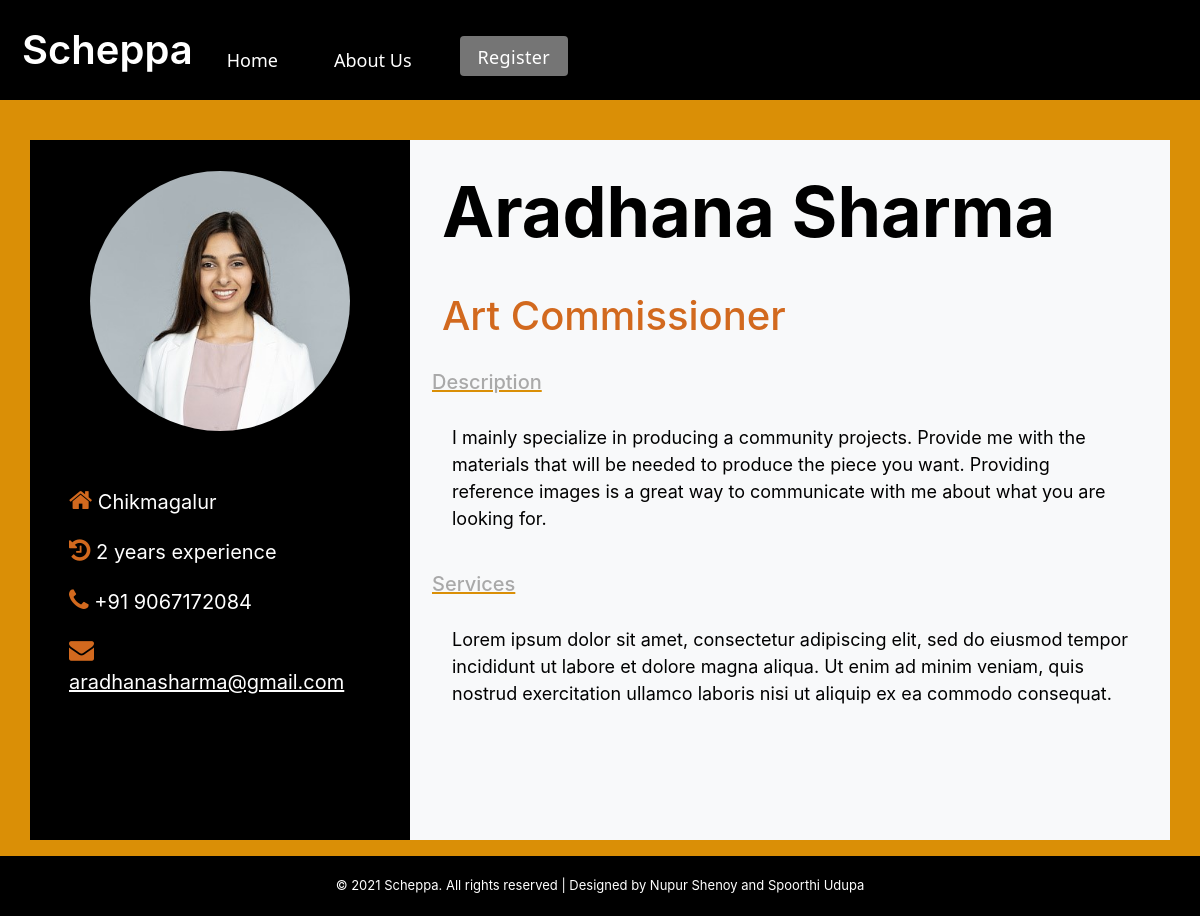
Screenshot of /profileview.php?id=13 with the database file from the repository.
### tables this page shows
CREATE TABLE `schepparegistration1` (
  `id` int(11) NOT NULL,
  `fname` varchar(30) NOT NULL,
  `lname` varchar(30) NOT NULL,
  `gender` enum('ch1','ch2') NOT NULL,
  `email` varchar(30) NOT NULL,
  `password` varchar(20) NOT NULL,
  `confpass` varchar(20) NOT NULL,
  `prof` varchar(20) NOT NULL,
  `loc` varchar(20) NOT NULL,
  `dob` date NOT NULL,
  `phno` bigint(10) NOT NULL,
  `descp` varchar(1000) NOT NULL,
  `services` varchar(1000) NOT NULL,
  `years` int(11) NOT NULL,
  `photo` varchar(500) NOT NULL DEFAULT 'default.jpg'
);

### profileview.php (the view, shortened to what this page needs)
<?php
include("dbcon.php");
$id = $_GET['id'];
$sql = "SELECT fname, lname, prof, years, phno, services, email, photo, descp, loc, id from schepparegistration1 where id=$id ";
$result = mysqli_query($conn, $sql);
if (mysqli_num_rows($result) > 0) {
    while ($row = mysqli_fetch_assoc($result)) {
        $email = $row['email'];
        $fname = $row['fname'];
        $lname = $row['lname'];
        $phno = $row['phno'];
        $loc = $row['loc'];
        $prof = $row['prof'];
        $years = $row['years'];
        $services = $row['services'];
        $descp = $row['descp'];
        $photo = $row['photo'];
?>
        <!DOCTYPE html>
        <html>
        <head>
            <link href="https://cdn.jsdelivr.net/npm/bootstrap@5.1.2/dist/css/bootstrap.min.css" rel="stylesheet">
            <link rel="stylesheet" href="https://cdnjs.cloudflare.com/ajax/libs/font-awesome/4.7.0/css/font-awesome.min.css">
        </head>
        <body style="background-color:rgb(218, 143, 6);">
            <nav class="navbar navbar-expand-sm bg-custom-1" style="height:100px;">
                <div class="container-fluid">
                    <a class="navbar-brand" href="home-explore.php" style="color: white; font-family: -apple-system, BlinkMacSystemFont, 'Segoe UI', Roboto, Oxygen, Ubuntu, Cantarell, 'Open Sans', 'Helvetica Neue', sans-serif; text-decoration: none; font-size: 40px; font-weight: 600; text-shadow: 2px 2px 4px #000000; padding: 8px 10px;">Scheppa</a>
                    <div class="navbar-collapse collapse" id="navbarCustom">
                        <ul class="navbar-nav">
                            <?php if (!(isset($_SESSION['id']))) { ?>
                                <li class="nav-item" style="margin-top:0px;">
                                    <a class="nav-link" href="home-explore.php">Home</a>
                                </li>
                            <?php } else { ?>
                                <li class="nav-item" style="margin-top:0px;">
                                    <a class="nav-link" href="home-profile.php">Home</a>
                                </li>
                            <?php } ?>
                            <li class="nav-item">
                                <a class="nav-link" href="aboutus.html">About Us</a>
                            </li>
                            <?php if (!(isset($_SESSION['id']))) { ?>
                                <li class="nav-item" style="margin-top: 17px;">
                                    <a class="header-info" href="registration%20(1).php"><button class="login" id="login">Register</button></a>
                                </li>
                            <?php } else { ?>
                                <li class="nav-item">
                                    <a class="nav-link" href="profilepage.php" style="color:rgb(218, 143, 6)">MyProfile</a>
                                </li>
                            <?php } ?>
                        </ul>
                    </div>
                </div>
            </nav>
            <div class="container mt-3 mb-3 h-25">
                <br>
                <div class="row">
                    <div class="col-4 bg-black d-flex justify-content-center ">
                        <div class="card bg-black align-items-center">
                            <img class="card-img-top" src="<?php echo 'image/' . $photo; ?>" alt="Card image">
                            <div class="card-body">
                                <div class="row">
                                    <div class="col">
                                        <p><i class="fa fa-home" style="color:chocolate; font-size:25px"> </i> <?php echo $loc ?></p>
                                    </div>
                                </div>
                                <div class="row">
                                    <div class="col">
                                        <p><i class="fa fa-history" style="color:chocolate; font-size:25px;"></i> <?php echo $years ?> years experience</p>
                                    </div>
                                </div>
                                <div class="row">
                                    <div class="col">
                                        <p><i class="fa fa-phone" style="color:chocolate; font-size:25px;"> </i> +91 <?php echo $phno ?></p>
                                    </div>
                                </div>
                                <div class=" row">
                                    <div class="col">
                                        <p><i class="fa fa-envelope" style="color:chocolate; font-size:25px;"></i> <a href="mailto: <?php echo $email ?>" target="_blank" style="color:white;"><?php echo $email ?></a></p>
                                    </div>
                                </div>
                            </div>
                        </div>
                    </div>
                    <div class="col-8 bg-light" style="padding-top:10px; padding-right:10px;">
                        <div class="row">
                            <div class="col-12">
                                <h3 class="card-title"><?php echo $fname . " " . $lname ?></h3>
                            </div>
                        </div>
                        <div class="row">
                            <div class="col-12">
                                <h4><?php echo $prof ?></h4>
                            </div>
                        </div>
                        <div class="row">
                            <div class="col-12">
                                <h5>Description</h5>
                                <p style="color:black; font-size:18px; margin:30px;"><?php echo $descp ?></p>
                            </div>
                        </div>
                        <div class="row">
                            <div class="col-12">
                                <h5>Services</h5>
                                <p style="color:black; font-size:18px; margin:30px;"><?php echo $services ?></p>
                            </div>
                        </div>
                    </div>
                </div>
            </div>
    <?php
    }
} else
    echo ("no result");
    ?>
        </body>
        <footer>
            © 2021 Scheppa. All rights reserved | Designed by Nupur Shenoy and Spoorthi Udupa
        </footer>
        </html>

### profileview.php (style rules this page uses)
html, body { margin: 0; padding: 0; }
.nav-item a { color: black; text-decoration: none; font-size: 16px; margin-right: 40px; }
footer { transition-timing-function: linear; transition-property: border-color; transition-duration: 0ms; background-color: black; padding: 20px; color: white; font-size: small; text-align: center; font-family: -apple-system, BlinkMacSystemFont, "Segoe UI", Roboto, Oxygen, Ubuntu, Cantarell, "Open Sans", "Helvetica Neue", sans-serif; padding: 20px; }
.bg-custom-1 { background-color: black; }
h3, h4, h5, p { font-family: -apple-system, BlinkMacSystemFont, 'Segoe UI', Roboto, Oxygen, Ubuntu, Cantarell, 'Open Sans', 'Helvetica Neue', sans-serif; margin: 10px; }
h3 { padding: 10px; color: black; font-weight: bold; font-size: 70px; }
h4 { padding: 10px; color: chocolate; font-size: 40px; }
h5 { font-size: 20px; color: darkgrey; text-decoration: underline rgb(218, 143, 6); }
p { font-size: 20px; color: white; }
img { padding: 20px; margin: 10px; }
.card { width: 400px; height: 700px; }
.card-img-top { width: 300px; height: 300px; object-fit: cover; border-radius: 100%; }
.container { box-shadow: 0 .5rem 1rem rgba(black, .15); }
.login { height: 40px; border: white; border-width: 2px; border-radius: 4px; padding: 8px 18px; font-size: 18px; z-index: 0; font-weight: normal; cursor: pointer; background-color: rgb(117, 117, 117); color: white; letter-spacing: 0.02em; text-align: center; }
.navbar-nav .nav-item .nav-link, .logout { color: white; text-decoration: none; font-size: 18px; margin-right: 40px; text-shadow: 2px 2px 4px #000000; margin-top: 20px; }

### rows the page displays
schepparegistration1: photo (picture), loc "Chikmagalur", years "2", phno "9067172084", email "aradhanasharma@gmail.com", fname "Aradhana", lname "Sharma", prof "Art Commissioner", descp "I mainly specialize in producing a community projects. Provide me with the materials that will be needed to produce the piece you want. Providing reference images is a great way to communicate with me about what you are looking for.", services "Lorem ipsum dolor sit amet, consectetur adipiscing elit, sed do eiusmod tempor incididunt ut labore et dolore magna aliqua. Ut enim ad minim veniam, quis nostrud exercitation ullamco laboris nisi ut aliquip ex ea commodo consequat."
